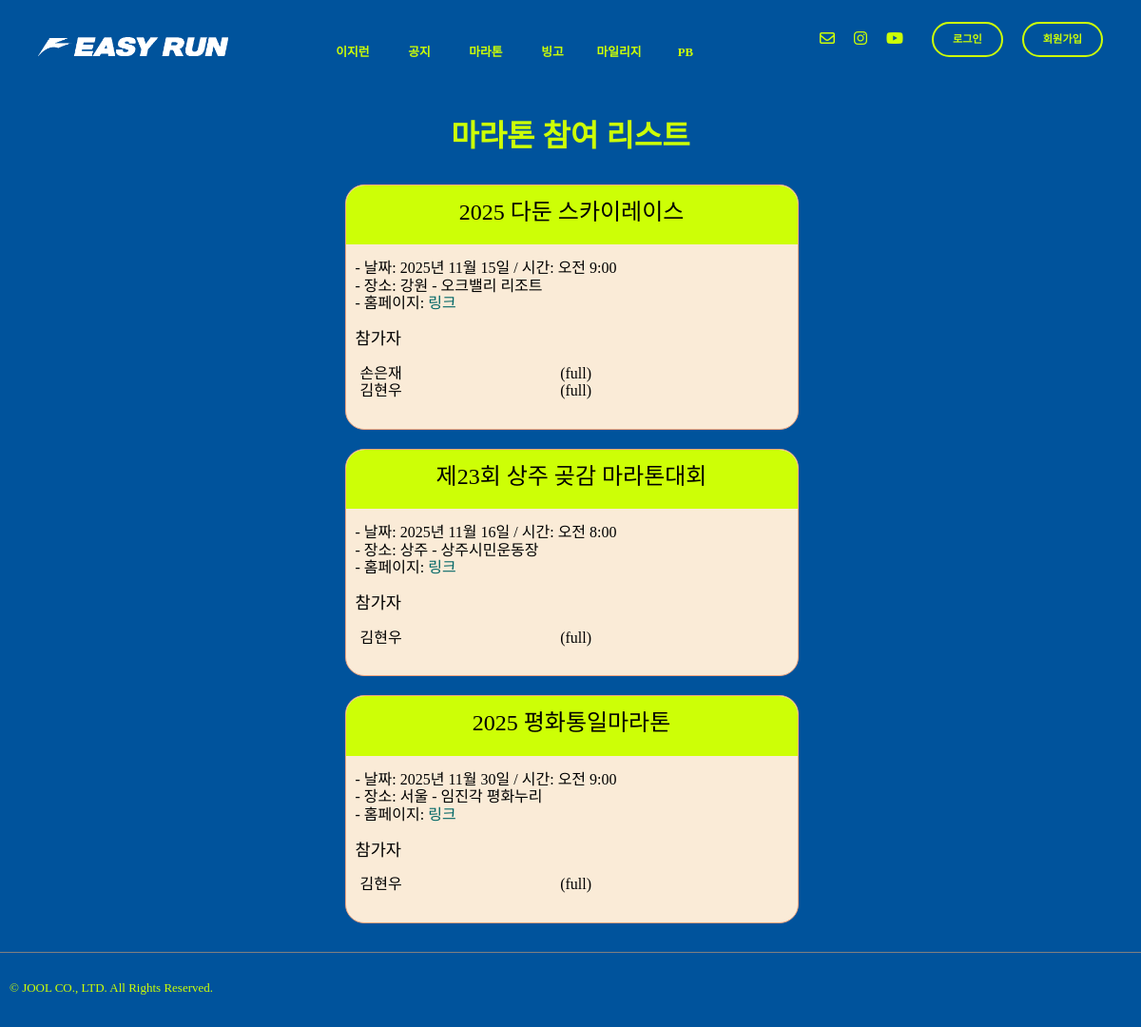
The app's page /marathon/ with its own data.
### marathon/models.py (models this page shows, shortened)
class MarathonEvent(models.Model):
    marathon_id = models.AutoField(primary_key=True)
    title = models.CharField(max_length=100, blank=False, null=False)
    date = models.DateField()
    time = models.TimeField()
    location_city = models.CharField(max_length=50)
    location_cource = models.CharField(max_length=50)
    url = models.URLField()

class MarathonReg(models.Model):
    regis_id = models.AutoField(primary_key=True)
    marathon = models.ForeignKey(MarathonEvent, on_delete=models.CASCADE)
    distance = models.CharField(max_length=10, blank=False, null=False)
    user = models.ForeignKey(settings.AUTH_USER_MODEL, on_delete=models.CASCADE)

### marathon/views.py (the view)
# urls.py: path("", views.marathon_list, name="marathon_list"),
def marathon_list(request):
    events = MarathonEvent.objects.prefetch_related(
        'marathonreg_set__user'   # 역참조 + user까지 미리 가져오기
    )
    context = {
        'events': events,
    }
    return render(request, 'marathon.html', context)

### templates/marathon.html (shortened to what this page needs)
{% extends "base.html" %}
{% load static %}
{% block content %}
  <div class="article-top-space"></div>
  <div class="marathon-page">
    <div class="marathon-list">
      <p class="page-title">마라톤 참여 리스트</p>
      {% for event in events %}
        <div class="card-1">
          <div class="marathon-title">{{ event.title }}</div>
          <p class="marathon-desc">
            - 날짜:
            {{ event.date }}
            / 시간:
            {{ event.time }}<br>
            - 장소:
            {{ event.location_city }}
            -
            {{ event.location_cource }}<br>
            - 홈페이지:
            <a href="{{ event.url }}" target="_blank" class="text-aqua">
              링크</a>
          </p>
          <h3 class="text-black">참가자</h3>
          {% for reg in event.marathonreg_set.all %}
            <div class="marathon-parti flex-row">
              <div class="flex-row-item indent-5">{{ reg.user.last_name }}{{ reg.user.first_name }}</div>
              <div class="flex-row-item">({{ reg.distance }})</div>
              {% if reg.user.username == request.user.username %}
                <div class="del-parti-btn">
                  <form method="post" action="{% url 'marathon:del_parti' reg.regis_id %}" style="display:inline;">
                    {% csrf_token %}
                    <button type="submit" class="del-btn-border">
                      삭제
                    </button>
                  </form>
                </div>
              {% else %}
                <div class="del-parti-btn"></div>
              {% endif %}
            </div>
            {% empty %}
            <p class="empty-parti">아직 참가자가 없습니다.</p>
          {% endfor %}
          {% if user.is_authenticated %}
            <div class="parti-sec">
              <div class="text-black">참가자 등록하기</div>
              <form method="post" action="{% url 'marathon:parti_me' event.marathon_id %}" class="marathon-form">
                {% csrf_token %}
                <select name="distance" class="dist-filter">
                  <option value="full">Full</option>
                  <option value="half">Half</option>
                  <option value="10km">10Km</option>
                  <option value="5km">5Km</option>
                </select>
                <button type="submit" class="marathon-btn">등록</button>
              </form>
            </div>
          {% else %}
            <div class="space-h30"></div>
          {% endif %}
        </div>
      {% endfor %}
    </div>
  </div>
{% endblock content %}

### static/css/joolmag.css (style rules this page uses)
:root { --j-pink: #eea47f; --blue: #1e90ff; --white: #ffffff; --black: black; --jblue: #00539c; --jlightgreen: #cdff06; --kakaoyellow: #f7e600; --jdeepblue: #013563; }
* { font-family: "Escoredream"; font-weight: 300; }
a { text-decoration-line: none; color: var(--text-color); }
html { overflow-y: scroll; }
.space-h30 { height: 30px; }
.indent-5 { padding-left: 15px; }
.page-title { text-align: center; font-weight: 900; color: var(--jlightgreen); font-size: 2rem; }
.text-aqua { color: rgb(0, 102, 102); }
.text-black { font-size: 1.1rem; padding: 0 10px 0 10px; color: var(--black); }
.marathon-page { display: flex; justify-content: center; }
.marathon-list { max-width: 1000px; width: 500px; }
.marathon-title { padding: 15px 10px 20px 10px; background-color: var(--jlightgreen); border-radius: 20px 20px 0 0; text-align: center; color: var(--black); font-size: 1.5rem; }
.marathon-parti { font-size: 1rem; color: var(--black); width: 80px; }
.marathon-desc { padding: 0 10px 0 10px; font-size: 1rem; color: var(--black); }
.del-parti-btn { width: 50px; }
.card-1 { width: 95%; margin-left: 2.5%; border: solid 1px var(--j-pink); background-color: antiquewhite; border-radius: 20px; margin-bottom: 20px; }
.flex-row { display: flex; width: 100%; }
.flex-row-item { font-size: 1rem; flex-grow: 1; color: var(--black); }
.mainbg { background-color: var(--jblue); margin: 0; padding: 0; overflow-y: auto; overflow-x: auto; }

### static/css/article.css (style rules this page uses)
:root { --j-pink: #eea47f; --blue: #1e90ff; --white: #ffffff; --black: black; --jblue: #00539c; --jlightgreen: #cdff06; --kakaoyellow: #f7e600; --jdeepblue: #013563; }
* { font-family: "Escoredream"; font-weight: 300; }
html { overflow-y: scroll; }
.mainbg { background-color: var(--jblue); margin: 0; padding: 0; overflow-y: auto; overflow-x: auto; }
.article-top-space { height: 20px; background-color: var(--jblue); }

### records on screen
MarathonEvent: title "2025 다둔 스카이레이스", date "2025년 11월 15일", time "오전 9:00", location_city "강원", location_cource "오크밸리 리조트"
MarathonReg: user.last_name "손", user.first_name "은재", distance "full"
MarathonReg: user.last_name "김", user.first_name "현우", distance "full"
MarathonEvent: title "제23회 상주 곶감 마라톤대회", date "2025년 11월 16일", time "오전 8:00", location_city "상주", location_cource "상주시민운동장"
MarathonReg: user.last_name "김", user.first_name "현우", distance "full"
MarathonEvent: title "2025 평화통일마라톤", date "2025년 11월 30일", time "오전 9:00", location_city "서울", location_cource "임진각 평화누리"
MarathonReg: user.last_name "김", user.first_name "현우", distance "full"
